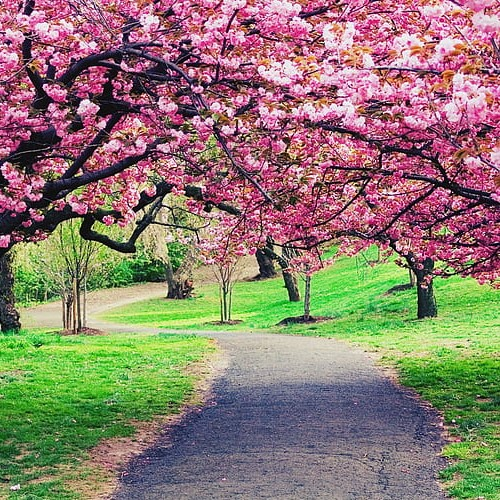
#> input picture input_image.jpg, 500 x 500 px
$ python main.py
#> lines starting #> are read from the running program, lines starting #| are printed output that depends on the picture
import random

import cv2
from math import log10, sqrt
import numpy as np
from PIL import Image
from skimage import io, color
from skimage.metrics import structural_similarity as ssim
from numpy import bitwise_xor, count_nonzero
import math
from nistrng import pack_sequence, unpack_sequence

import pandas

#message to deliver
input_text = """
Lorem ipsum dolor sit amet, consectetur adipiscing elit. In faucibus interdum augue, nec varius eros laoreet id.

"""

c_array_text =""

global_random_bits = []

def convert_to_8_bit(arr):
    min_val = min(arr)
    max_val = max(arr)

    # Step 2: Normalize the range
    scale_factor = 255 / (max_val - min_val)

    # Step 3: Scale and round
    int_values = abs(np.round((arr - min_val) * scale_factor).astype(np.int8))

    return int_values


# Function to convert integer to 8-bit binary string
def int_to_8bit_binary(n):
    return format(n, '08b')


def convert_into_single_string(result_array):
    new = ""
    for x in result_array:
        new+=x
    return new


def encryption(input_text):
    binary_secret_text = ''.join(format(ord(char), '08b') for char in input_text)
    text_length = len(binary_secret_text)  # Desired length in bits
    seed = 0.6  # Initial value (seed) for logistic map
    random_bits = generate_random_bits(seed, text_length)
    random_bits = [round(x, 2) for x in random_bits]

    print("random bits",random_bits)  # x0,x1,x2


    # Combine values with their indices
    combined = list(enumerate(random_bits))

    # Sort based on the values
    sorted_values_logistic = sorted(combined, key=lambda x: x[1])

    # Extract sorted values and indices separately
    sorted_indices_logistic, sorted_values_logistic = zip(*sorted_values_logistic)
    print("sorted:",sorted_values_logistic)
    print("index:",sorted_indices_logistic)       # key

    binary_array = [int(bit) for bit in binary_secret_text]
    print("binary_secret_text:", binary_secret_text)
    # print(binary_array)

    permutated_binary_text = []   #sorting text_binary_array according to key # (P array)

    print("text binary array", binary_array)


    for x in sorted_indices_logistic:
        permutated_binary_text.append(binary_array[x])


    print("permute",permutated_binary_text)

    converted_values = convert_to_8_bit(np.array(random_bits))
    # print(converted_values)
    converted_random_bits = []
    for val in converted_values:
        myString = int_to_8bit_binary(val).strip("-")
        converted_random_bits.append(myString)
    print("converted random bits", converted_random_bits)   #x array in binary form

    converted_text = convert_to_8_bit(np.array(permutated_binary_text))
    converted_text_bits = []
    # print(converted_text)
    for val in converted_text:
        converted_text_bits.append(int_to_8bit_binary(val))
    print("converted text bits", converted_text_bits)


    # Initialize the result array
    c_array = []

    # [5 lines of commented-out code are left out]
    for index in range(len(converted_random_bits)):
        c_array.append(str(int(converted_random_bits[index]) ^ int(converted_text_bits[index])).zfill(8))

    print("c_array: ",c_array)


    d_array = []
    for index in range(len(c_array)):
        if(index == len(c_array) - 1):
            d_array.append(xor(c_array[index],c_array[0],8).zfill(8))
        else:
            d_array.append(xor(c_array[index],c_array[index + 1],8).zfill(8))


    print("d_array: ",d_array)

    encrypted_binary_text = convert_into_single_string(c_array)

    global global_random_bits
    global_random_bits = random_bits

    return encrypted_binary_text


# Define tent map function (used in embedding part)
def tent_map(x, a):
    if x < a:
        return x / a
    else:
        return (1 - x) / (1 - a)


# Generate 500x500 random values using tent map
size = (500, 500)
a = 0.7  # Adjust this value for different results
random_values = np.zeros(size)

# Make a random valued array (matrix) of size 500*500
for i in range(size[0]):
    for j in range(size[1]):
        random_values[i, j] = tent_map(random_values[i - 1, j - 1] if i > 0 and j > 0 else np.random.random(), a)

# Flatten the matrix and store indices
flattened_values = random_values.flatten()
indices = np.arange(len(flattened_values))

# Sort the values and corresponding indices
sorted_indices = np.argsort(flattened_values)
sorted_values = flattened_values[sorted_indices]
sorted_indices = indices[sorted_indices]

# Reshape the sorted values and indices back to 2D
sorted_values = sorted_values.reshape(size)
sorted_indices = sorted_indices.reshape(size)


def convert_flat_indices_to_matrix_indices(flat_indices, image_width):
    rows, cols = (500, 500)  # Corrected, should be 500x500
    mat_indices = [[0] * cols for _ in range(rows)]
    i = -1
    for row in flat_indices:
        i = i + 1
        j = -1
        for index in row:
            j = j + 1
            mat_indices[i][j] = (index // image_width, index % image_width)
    return mat_indices


image_width = 500
flat_indices = sorted_indices

matrix_indices = convert_flat_indices_to_matrix_indices(flat_indices, image_width)

text_binary_array = []
def hide_text_with_matrix(image_path, output_path, index_matrix, c_array):
    image = Image.open(image_path).convert('L')
    image.save("grayscale.png")


    key_len = len(c_array)


    single_string_carray = convert_into_single_string(c_array)
    image_capacity = image.width * image.height
    if len(single_string_carray) > image_capacity:
        raise ValueError("Image does not have sufficient capacity to hide the secret text.")

    print("single string carray:",single_string_carray)

    pixels = image.load()
    secret_text_index = 0

    for row in index_matrix:
        for pix in row:
            i = pix[0]
            j = pix[1]
            if (0 <= i) and (i < image.width) and (0 <= j) and (j < image.height):
                pixel = pixels[i, j]
                if secret_text_index > len(single_string_carray) - 1:
                    break

                myString = single_string_carray[secret_text_index].strip("-")
                pixel = (pixel & 0xFE) | int(float(myString))
                secret_text_index += 1
                pixels[i, j] = pixel

    image.save(output_path)
    return key_len


print("text_binary_array",text_binary_array)   #bits array of secret text

def extract_text_from_image(image_path, index_matrix, length):
    image = Image.open(image_path)
    pixels = image.load()

    extracted_bits = ""

    for row in index_matrix:
        for pix in row:
            i = pix[0]
            j = pix[1]

            if (0 <= i) and (i < image.width) and (0 <= j) and (j < image.height):
                pixel = pixels[i, j]
                extracted_bits += str(pixel & 1)
                if len(extracted_bits) >= length * 8:  # Check if we've extracted enough bits
                    break

        if len(extracted_bits) >= length * 8:  # Check if we've extracted enough bits
            break

    #converting extracyed bits into readable message
    extracted_text = ""
    for i in range(0, len(extracted_bits), 8):
        byte = extracted_bits[i:i + 8]
        extracted_text += chr(int(byte, 2))
        if extracted_text[-len(input_text):] == input_text:
            break

    return extracted_bits #the text we obtain from the image


def logistic_map(r, x):
    return r * x * (1 - x)

def generate_random_bits(seed, length):
    bits = []
    x = seed
    for _ in range(length):
        x = logistic_map(3.7, x)  # Example value of r
        bits.append(x)
    return bits


# def decode_binary_string(s):
#     return ''.join(chr(int(s[i*8:i*8+8],2)) for i in range(len(s)//8))

def decode_binary_string(s):
    result = ""
    for i in range(0, len(s), 8):
        binary_chunk = s[i:i+8]
        decimal_value = int(binary_chunk, 2)
        character = chr(decimal_value)
        result += character
    return result


def decryption(string_encrypt, random_bits_decrypt):
    chunk_size = 8
    chunks = [string_encrypt[i:i + chunk_size] for i in range(0, len(string_encrypt), chunk_size)]

    # Print the array of chunks
    print("chunks:", chunks)

    # Combine values with their indices
    combined = list(enumerate(random_bits_decrypt))

    # Sort based on the values
    sorted_values_logistic = sorted(combined, key=lambda x: x[1])

    # Extract sorted values and indices separately
    sorted_indices_logistic, sorted_values_logistic = zip(*sorted_values_logistic)
    print("sorted in decrypt:", sorted_values_logistic)
    print("index in decrypt:", sorted_indices_logistic)  # key

    converted_values = convert_to_8_bit(np.array(random_bits_decrypt))
    print(converted_values)
    converted_random_bits = []
    for val in converted_values:
        converted_random_bits.append(int_to_8bit_binary(val))
    print("converted random bits in decrypt", converted_random_bits)  #x array in binary form

    #calculating permutated binary text (calculating p array)
    p_decrypt = []

    for index in range(len(converted_random_bits)):
        # print("converted_random_bits: ",converted_random_bits)
        # print("chuncks:", chunks[index])
        p_decrypt.append(str(int(converted_random_bits[index]) ^ int(chunks[index])))

    print("p_decrypt",p_decrypt)

    combined = list(enumerate(sorted_indices_logistic))

    # Sort based on the values
    sorted_indices_value = sorted(combined, key=lambda x: x[1])

    # Extract sorted values and indices separately
    sorted_indices_key, sorted_indices_value = zip(*sorted_indices_value)
    print("sorted indices values in decrypt:", sorted_indices_value)
    print("indices index in decrypt:", sorted_indices_key)  # key's key

    t_decrypt =[]

    for x in sorted_indices_key:
        t_decrypt.append(p_decrypt[x])

    print("text_depermute", t_decrypt)

    single_string = convert_into_single_string(t_decrypt)

    return (decode_binary_string(single_string))


def xor(a, b, n):
    ans = ""

    # Loop to iterate over the
    # Binary Strings
    for i in range(n):

        # If the Character matches
        if (a[i] == b[i]):
            ans += "0"
        else:
            ans += "1"
    return ans


def PSNR(original, compressed):
    mse = np.mean((original - compressed) ** 2)
    if (mse == 0):  # MSE is zero means no noise is present in the signal .
        # Therefore PSNR have no importance.
        return 100
    max_pixel = 255
    psnr = 20 * log10(max_pixel / sqrt(mse))
    return psnr


def psnrutil():
    original = cv2.imread("grayscale.png")
    compressed = cv2.imread("output_image.png", 1)
    value = PSNR(original, compressed)
    print(f"PSNR value is {value} dB")


final_encrypted_text = encryption(input_text)
c_array_text = final_encrypted_text

txt_length = hide_text_with_matrix("input_image.jpg", "output_image.png", matrix_indices, c_array_text)
#> in hide_text_with_matrix, `image = Image.open(image_path).convert('L')`:
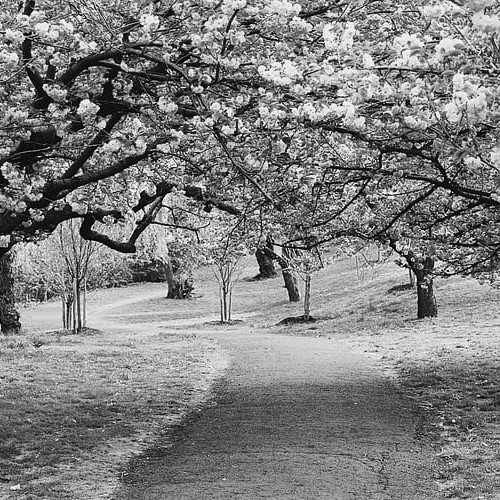
#> image: PIL image 500x500 L; min 0, max 255, mean 127.3
#> (the rest of the program and of its run is left out)
